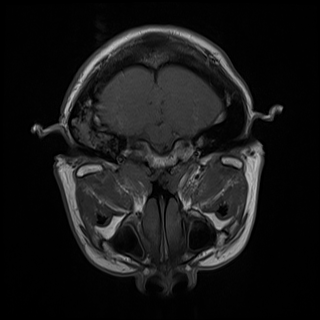
%> input picture codev2.0/GraphSeg/cancer.bmp, 320 x 320 px
$ octave --eval "result = NPC_setposition('GraphSeg/cancer.bmp');"   (GNU Octave 9; MATLAB toolbox functions it lacks are replaced by stand-ins)
%> lines starting %> are read from the running program, lines starting %| are printed output that depends on the picture; in (x1, y1, x2, y2) boxes, pixels count from 0 and x2, y2 are one past the last pixel; in counts of white or black regions, pixels touching at a corner belong together; the program's own positions count from 1
function [positionMat  adjustImg]=NPC_setposition(imgName)
%> called with imgName = 'GraphSeg/cancer.bmp'
% [16 lines of commented-out code are left out]
Img0=imread(imgName);
%> Img0 is the input picture: size 320x320 uint8; min 0, max 190, mean 23.9
Img=uint8(Img0);
% [5 lines of commented-out code are left out]
figure;
subplot(1, 2, 1); imshow(Img); title('Original Image');
I=Img;
if length(size(Img))>2
    I=rgb2gray(Img);
end
[m n]=size(I);
%> m = 320; n = 320

% [54 lines of commented-out code are left out]
I1=I;
adjustImg=I1;
[m1 n1]=size(I1);
%> m1 = 320; n1 = 320
%--------------------找耳线-----------------------
bw1 = im2bw(I1, graythresh(I1));
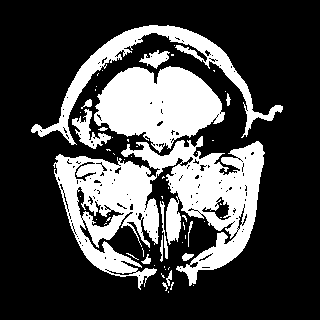
%> bw1: size 320x320 logical; 27.9% white; 59 white regions (44 under 20 px), largest, box (x1, y1, x2, y2) and area: (53, 136, 265, 290) 15532, (94, 66, 225, 153) 7239, (31, 25, 283, 145) 4308
flag=0;
for j=1:n1
    for i=1:m1
        if bw1(i,j)==1
            s=[i,j];
            flag=1;
            break;
        end
    end
    if flag==1
        break;
    end
end
%> after the loop, flag = 1; s = [130 32]
%------------------------------------------

%----------------------找最上面 和 最下面的点---------------------
flag=0;
for i=1:m1
    for j=1:n1
        if bw1(i,j)==1
            h=[i,j];
            flag=1;
            break;
        end
    end
    if flag==1
        break;
    end
end
%> after the loop, h = [26 150]

flag=0;
for i=m1:-1:1
    for j=1:n1
        if bw1(i,j)==1
            l=[i,j];
            flag=1;
            break;
        end
    end
    if flag==1
        break;
    end
end
%> after the loop, l = [293 169]

vertical_length=l(1)-h(1);
%> vertical_length = 267
%-----------------------------------------------------------


%---------------------找最左边 最右边的点---------------------
flag=0;
for j=1:n1
    for i=1:m1
        if bw1(i,j)==1
            l=[i,j];
            flag=1;
            break;
        end
    end
    if flag==1
        break;
    end
end
%> after the loop, l = [130 32]

flag=0;
for j=n1:-1:1
    for i=1:m1
        if bw1(i,j)==1
            r=[i,j];
            flag=1;
            break;
        end
    end
    if flag==1
        break;
    end
end
%> after the loop, r = [107 283]

horizontal_length=r(2)-l(2);
%> horizontal_length = 251

%---------------------------------------------------------------
 hold on;
% [14 lines of commented-out code are left out]
 a=floor(l(2)+horizontal_length/4);
%> a = 94
 b=floor(l(2)+horizontal_length*3/4);
%> b = 220
 %range of col
%   c=floor(s(1)-(4*vertical_length)/12);
 c=floor(s(1)-vertical_length/3-20);
%> c = 21
 d=floor(s(1)-vertical_length/8+20);
%> d = 116

% [4 lines of commented-out code are left out]
    plot([a a],[c d],'-r');
     plot([b b],[c d],'-r');
       plot([a b],[c c],'-r');
     plot([a b],[d d],'-r');


positionMat=[a b c d];
%> positionMat = [94 220 21 116]

 s=sprintf('定位区域为:[%d：%d] [%d：%d]\n',a,b,c,d);
 disp(s);
%| 定位区域为:[94：220] [21：116]
%> `result = NPC_setposition('GraphSeg/cancer.bmp');`:
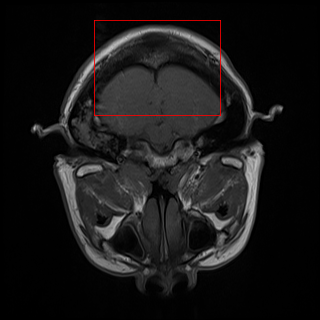
%> figure redrawn from the program's plot data; its title reads 'Original Image'
% end
 %-----------------------------我是华丽丽的分界线-------------------------------------------

$ run again, on codev2.0/GraphSeg/123.jpg
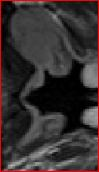
%> input picture codev2.0/GraphSeg/123.jpg, 99 x 172 px
%> in NPC_setposition, Img0 is the input picture: size 172x99x3 uint8; mean R, G, B 56, 48, 48.2
%> in NPC_setposition, `bw1 = im2bw(I1, graythresh(I1));`:
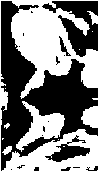
%> bw1: size 172x99 logical; 50.1% white; 18 black regions (12 under 20 px), largest, box (x1, y1, x2, y2) and area: (1, 1, 98, 171) 6361, (42, 1, 98, 57) 1465, (45, 135, 90, 162) 469, (59, 36, 71, 56) 71, (86, 166, 98, 171) 29, (61, 167, 71, 171) 25
%> after the loop in NPC_setposition, `for j=1:n1`: flag = 1; s = [1 1]
%> after the loop in NPC_setposition, `for i=m1:-1:1`: l = [172 1]
%> vertical_length = 171
%> after the loop in NPC_setposition, `for j=1:n1`: l = [1 1]
%> after the loop in NPC_setposition, `for j=n1:-1:1`: r = [1 99]
%> horizontal_length = 98
%> a = 25
%> b = 74
%> c = -76
%> d = -1
%> positionMat = [25 74 -76 -1]
%| 定位区域为:[25：74] [-76：-1]
%> `result = NPC_setposition('GraphSeg/cancer.bmp');`:
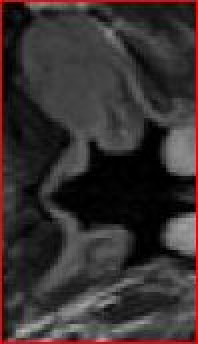
%> figure redrawn from the program's plot data; shown 2 times larger; its title reads 'Original Image'
